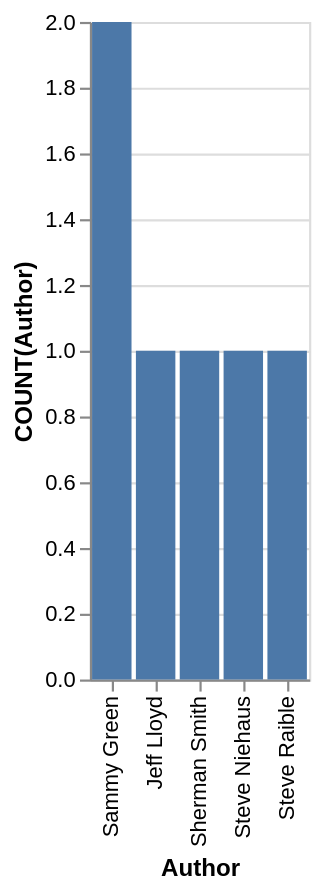

Vega-Lite specification stored for this chart:
### Vega-Lite specification from a JSON file in a GitHub repository (floating-point values rounded to 4 significant figures)
{"data": {"values": [{"x_data": "Jeff Lloyd", "y_data": 1}, {"x_data": "Sammy Green", "y_data": 2}, {"x_data": "Sherman Smith", "y_data": 1}, {"x_data": "Steve Niehaus", "y_data": 1}, {"x_data": "Steve Raible", "y_data": 1}]}, "mark": "bar", "encoding": {"x": {"field": "x_data", "type": "nominal", "title": "Author", "sort": {"op": "sum", "field": "y_data", "order": "descending"}}, "y": {"field": "y_data", "type": "quantitative", "title": "COUNT(Author)"}}}
